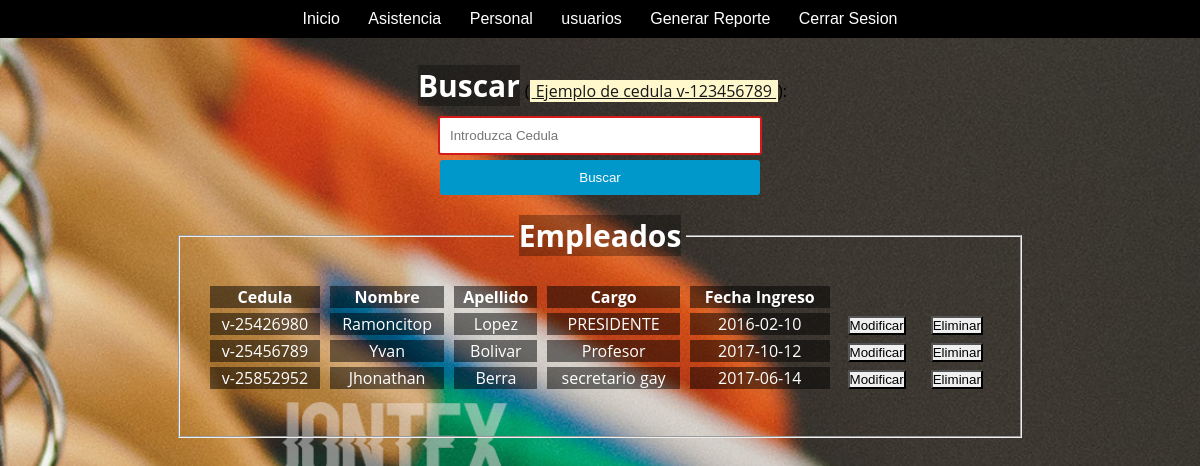
/Personal/MostrarConsulta.php (signed in), run on the app's committed database.
### tables this page shows
CREATE TABLE `empleado` (
  `Cedula` varchar(255) NOT NULL,
  `Nombre` varchar(255) NOT NULL,
  `Apellido` varchar(255) NOT NULL,
  `Cargo` varchar(255) NOT NULL,
  `FechaIngreso` date NOT NULL
);

### Personal/MostrarConsulta.php (the view, shortened to what this page needs)
<div>
                  <div>
                 <br>
                 <form id="Buscar" action="BusquedaDetallada.php"  method="post">
                    <label for="cedula"> <h2 style="color:white; background-color:rgba(0,0,0,0.3);">Buscar</h2>(<span id="req-cedula" class="requisites <?php echo $cedula ?>"> Ejemplo de cedula v-123456789 </span>): <input class="<?php echo $cedula ?>" value="" name="cedula" id="cedula" type="text" placeholder="Introduzca Cedula" required autofocus> </label>
                    <button class="btn" type="submit">Buscar</button> </a>
                    </form>
                </div>
                <form  method="" action="">
                    <fieldset class="CFormulario"><legend><h2 style='color:white; background-color:rgba(0,0,0,0.3);'>Empleados</h2></legend>
                    <table style="margin: auto; width: 800px; border-collapse: separate; border-spacing: 10px 5px;">
  		                <thead>
  		                	<th style='color:white; background-color:rgba(0,0,0,0.5);'>Cedula</th>
  		                	<th style='color:white; background-color:rgba(0,0,0,0.5);'>Nombre</th>
  		                	<th style='color:white; background-color:rgba(0,0,0,0.5);'>Apellido</th>
  		                	<th style='color:white; background-color:rgba(0,0,0,0.5);'>Cargo</th>
                            <th style='color:white; background-color:rgba(0,0,0,0.5);'>Fecha Ingreso</th>
  	                    </thead>
  		<?php
      $host_db = "localhost";
      $user_db = "root";
      $pass_db = "";
      $db_name = "control";
      $tbl_name = "empleado";
      $conexion = new mysqli($host_db, $user_db, $pass_db, $db_name);
      $buscarUsuario = "SELECT * FROM $tbl_name";
      $result = $conexion->query($buscarUsuario);
      while($filas = mysqli_fetch_array($result))
      {
        echo "<tr>";
          echo "<td style='color:white; background-color:rgba(0,0,0,0.5);'>"; echo $filas['Cedula']; echo "</td>";
          echo "<td style='color:white; background-color:rgba(0,0,0,0.5);'>"; echo $filas['Nombre']; echo "</td>";
          echo "<td style='color:white; background-color:rgba(0,0,0,0.5);'>"; echo $filas['Apellido']; echo "</td>";
          echo "<td style='color:white; background-color:rgba(0,0,0,0.5);'>"; echo $filas['Cargo']; echo "</td>";
          echo "<td style='color:white; background-color:rgba(0,0,0,0.5);'>"; echo $filas['FechaIngreso']; echo "</td>";
          echo "<td>  <a href='ActualizarPersonal.php?Cedula=".$filas['Cedula']."'> <button type='button' class='btn-Act'>Modificar</button> </a> </td>";
          echo "<td> <a href='../Conexiones/EliminarEmpleado.php?Cedula=".$filas['Cedula']."'><button type='button' class='btn-Act'>Eliminar</button></a> </td>";
        echo "</tr>";
      }
      ?>
  	</table>
                    <br>
                </fieldset>
                </form>
</div>

### css/estilos.css (style rules this page uses)
* { margin:0px; padding:0px; background-size: cover; }
body { font-family: 'Roboto', sans-serif; text-align: center; font-family: 'Open Sans', sans-serif; font-size: 1em; overflow: hidden; background-size: cover; background-image: url(../images/jontex.png); background-position: center center; background-repeat: no-repeat; background-attachment: fixed; background-color: #66999; }
.CFormulario { display: inline-block; padding: 20px; margin: 5px; }
h2 { display: inline-block; color: solid black; font-size: 30px; text-align: left; margin: 5px; }
.header { margin:auto; font-family:Arial, Helvetica, sans-serif; background: black; }
ul, ol { list-style:none; }
.nav > li { object-position: right; display: inline-block; }
.nav li a { background-color:#000; color:#fff; text-decoration:none; padding:10px 12px; display:block; }
.btn { padding: 10px; color: #fff; background: #0098cb; width: 320px; margin: 10px auto; margin-top: 0; border: 0; border-radius: 3px; cursor: pointer; }
input[type="text"], input[type="password"],input[type="email"],input[type="date"] { outline: none; padding: 10px; display: block; width: 300px; border-radius: 3px; border: 1px solid #eee; margin: 5px auto; }
.requisites { padding: 0 2px 0 2px; }
.requisites.error { text-decoration: underline; background: #fff8cc; color: #171717; }
input.error { border: 2px solid #d61a1a ; }

### data on the page
empleado: Cedula "v-25426980", Nombre "Ramoncitop", Apellido "Lopez", Cargo "PRESIDENTE", FechaIngreso "2016-02-10"
empleado: Cedula "v-25456789", Nombre "Yvan", Apellido "Bolivar", Cargo "Profesor", FechaIngreso "2017-10-12"
empleado: Cedula "v-25852952", Nombre "Jhonathan", Apellido "Berra", Cargo "secretario gay", FechaIngreso "2017-06-14"
